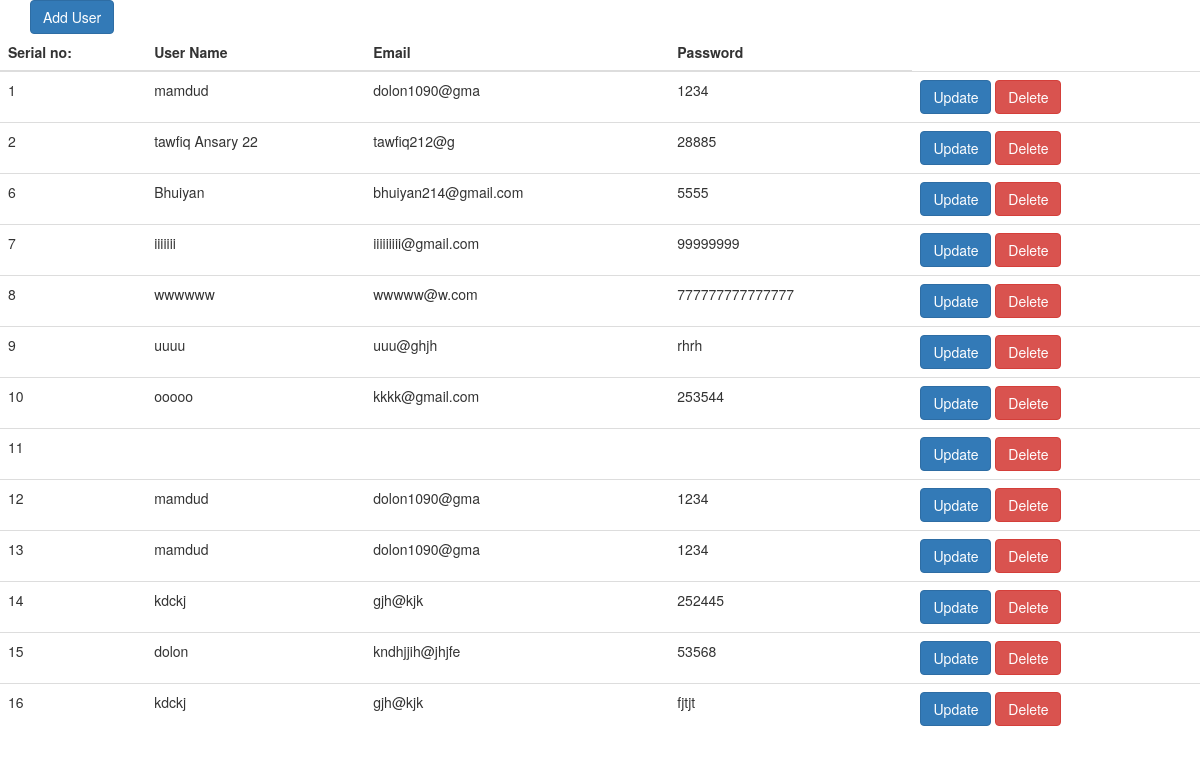
Page /list.php on the committed database.
### tables this page shows
CREATE TABLE `user` (
  `id` int(11) NOT NULL,
  `user_name` text NOT NULL,
  `email` varchar(30) NOT NULL,
  `user_password` varchar(20) NOT NULL
);

### list.php (the view, shortened to what this page needs)
<!DOCTYPE html>
<html>
<head>
	<link rel="stylesheet" type="text/css" href="style.css">
  	<link rel="stylesheet" href="https://maxcdn.bootstrapcdn.com/bootstrap/3.4.1/css/bootstrap.min.css">
</head>
<body>
	<div class="container add-user">
		<a href="index.php"><button class="btn btn-primary">Add User</button></a>
	</div>
	<table class="table table-light">
  		<thead>
		    <tr>
		      <th scope="col">Serial no:</th>
		      <th scope="col">User Name</th>
		      <th scope="col">Email</th>
		      <th scope="col">Password</th>
		    </tr>
  		</thead>
		  	<tbody>
		  	<?php
		  	$link = new mysqli('localhost','root','','registration');
		  		$sql = "SELECT * from `user`";
		  		$result = mysqli_query( $link, $sql );
	foreach($result as $row){
        ?>
        <tr>
            <td><?php echo $row['id']?></td>
            <td><?php echo $row['user_name']?></td>
            <td><?php echo $row['email']?></td>
            <td><?php echo $row['user_password']?></td>
            <td> <a href="update.php?id=<?php echo $row['id']?>"><button class="btn btn-primary">Update</button></a>  <a href="delete.php?id=<?php echo $row['id']?>"><button class="btn btn-danger">Delete</button></a></td>
        </tr>
        <?php
    }
		?>
		  </tbody>
	</table>
</body>
</html>

### style.css (style rules this page uses)
body { animation: fadeInAnimation ease 3s; animation-iteration-count: 1; animation-fill-mode: forwards; }

### rows in the picture
user: id "1", user_name "mamdud", email "dolon1090@gma", user_password "1234"
user: id "2", user_name "tawfiq Ansary 22", email "tawfiq212@g", user_password "28885"
user: id "6", user_name "Bhuiyan", email "bhuiyan214@gmail.com", user_password "5555"
user: id "7", user_name "iiiiiii", email "iiiiiiiii@gmail.com", user_password "99999999"
user: id "8", user_name "wwwwww", email "wwwww@w.com", user_password "777777777777777"
user: id "9", user_name "uuuu", email "uuu@ghjh", user_password "rhrh"
user: id "10", user_name "ooooo", email "kkkk@gmail.com", user_password "253544"
user: id "11"
user: id "12", user_name "mamdud", email "dolon1090@gma", user_password "1234"
user: id "13", user_name "mamdud", email "dolon1090@gma", user_password "1234"
user: id "14", user_name "kdckj", email "gjh@kjk", user_password "252445"
user: id "15", user_name "dolon", email "kndhjjih@jhjfe", user_password "53568"
user: id "16", user_name "kdckj", email "gjh@kjk", user_password "fjtjt"
